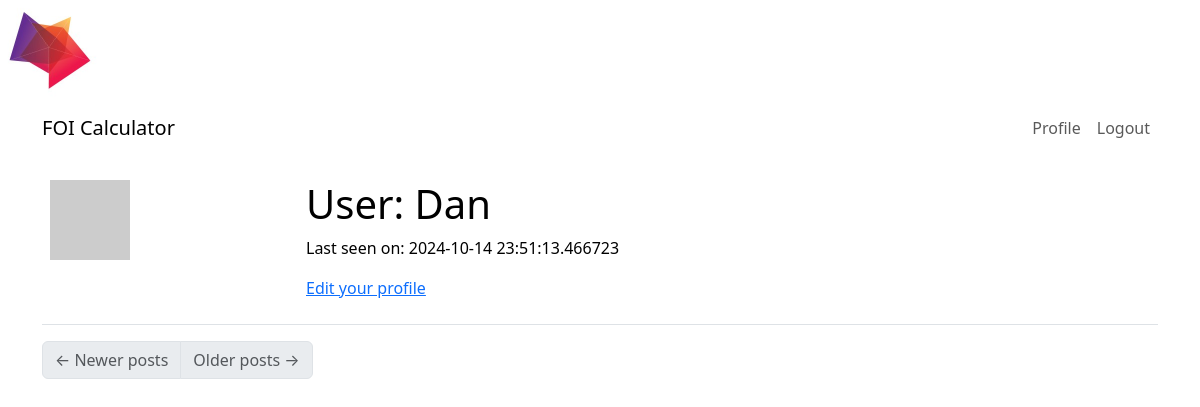
/user/Dan (signed in), run on an earlier commit of the app's database.
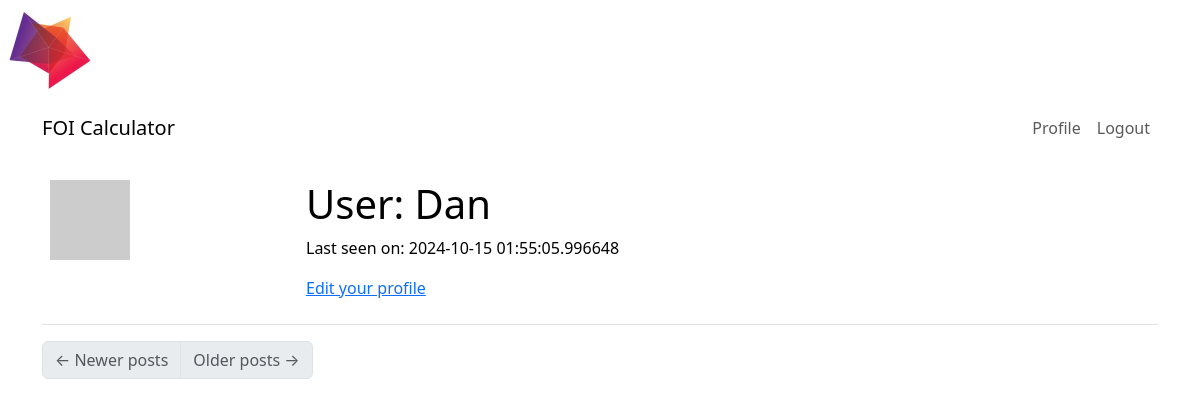
And on a later commit of the database.
### app/models.py (models this page shows, shortened)
class User(UserMixin, db.Model):
    id: so.Mapped[int] = so.mapped_column(primary_key=True)
    username: so.Mapped[str] = so.mapped_column(sa.String(64), index=True,
                                                unique=True)
    email: so.Mapped[str] = so.mapped_column(sa.String(120), index=True,
                                             unique=True)
    password_hash: so.Mapped[Optional[str]] = so.mapped_column(sa.String(256))
    about_me: so.Mapped[Optional[str]] = so.mapped_column(sa.String(140))
    last_seen: so.Mapped[Optional[datetime]] = so.mapped_column(
        default=lambda: datetime.now(timezone.utc))
    posts: so.WriteOnlyMapped['Post'] = so.relationship(
        back_populates='author')
    surveys: so.WriteOnlyMapped['Survey'] = so.relationship(
        back_populates='author')
    following: so.WriteOnlyMapped['User'] = so.relationship(
        secondary=followers, primaryjoin=(followers.c.follower_id == id),
        secondaryjoin=(followers.c.followed_id == id),
        back_populates='followers')
    followers: so.WriteOnlyMapped['User'] = so.relationship(
        secondary=followers, primaryjoin=(followers.c.followed_id == id),
        secondaryjoin=(followers.c.follower_id == id),
        back_populates='following')
    def avatar(self, size):
        digest = md5(self.email.lower().encode('utf-8')).hexdigest()
        return f'https://www.gravatar.com/avatar/{digest}?d=identicon&s={size}'
    def followers_count(self):
        query = sa.select(sa.func.count()).select_from(
            self.followers.select().subquery())
        return db.session.scalar(query)
    def following_count(self):
        query = sa.select(sa.func.count()).select_from(
            self.following.select().subquery())
        return db.session.scalar(query)

### app/routes.py (the view)
@app.route('/user/<username>')
@login_required
def user(username):
    user = db.first_or_404(sa.select(User).where(User.username == username))
    page = request.args.get('page', 1, type=int)
    query = user.posts.select().order_by(Post.timestamp.desc())
    posts = db.paginate(query, page=page,
                        per_page=app.config['POSTS_PER_PAGE'],
                        error_out=False)
    next_url = url_for('user', username=user.username, page=posts.next_num) \
        if posts.has_next else None
    prev_url = url_for('user', username=user.username, page=posts.prev_num) \
        if posts.has_prev else None
    form = EmptyForm()
    return render_template('user.html', user=user, posts=posts.items,
                           next_url=next_url, prev_url=prev_url, form=form)

### app/models.py (called while the page is built)
@login.user_loader
def load_user(id):
    return db.session.get(User, int(id))

### app/routes.py (called while the page is built)
@app.before_request
def before_request():
    if current_user.is_authenticated:
        current_user.last_seen = datetime.now(timezone.utc)
        db.session.commit()

### app/templates/user.html (shortened to what this page needs)
{% extends "base.html" %}
{% block content %}
    <table class="table table-hover">
        <tr>
            <td width="256px"><img src="{{ user.avatar(256) }}"></td>
            <td>
                <h1>User: {{ user.username }}</h1>
                {% if user.last_seen %}<p>Last seen on: {{ user.last_seen }}</p>{% endif %}
                {% if user == current_user %}
                <p><a href="{{ url_for('edit_profile') }}">Edit your profile</a></p>
                {% endif %}
            </td>
        </tr>
    </table>
    <nav aria-label="Post navigation">
        <ul class="pagination">
            <li class="page-item{% if not prev_url %} disabled{% endif %}">
                <a class="page-link" href="{{ prev_url }}">
                    <span aria-hidden="true">&larr;</span> Newer posts
                </a>
            </li>
            <li class="page-item{% if not next_url %} disabled{% endif %}">
                <a class="page-link" href="{{ next_url }}">
                    Older posts <span aria-hidden="true">&rarr;</span>
                </a>
            </li>
        </ul>
    </nav>
{% endblock %}

### app/templates/base.html (shortened to what this page needs)
<!doctype html>
<html lang="en">
  <head>
    <link
        href="https://cdn.jsdelivr.net/npm/bootstrap@5.3.2/dist/css/bootstrap.min.css"
        rel="stylesheet"
>
  </head>
  <body>
    <img style="width:100px"src="{{ url_for('static', filename='images/logo-2.jpeg') }}" class="image" />
    <nav style="background-color:rgb(255, 255, 255) !important" class="navbar navbar-expand-lg bg-body-tertiary">
      <div class="container">
        <a class="navbar-brand" href="{{ url_for('index_survey') }}">FOI Calculator</a>
        <div class="collapse navbar-collapse" id="navbarSupportedContent">
          <ul class="navbar-nav mb-2 mb-lg-0">
            {% if current_user.is_anonymous %}
            <li class="nav-item">
              <a class="nav-link" aria-current="page" href="{{ url_for('login') }}">Login</a>
            </li>
            {% else %}
            <li class="nav-item">
              <a class="nav-link" aria-current="page" href="{{ url_for('user', username=current_user.username) }}">Profile</a>
            </li>
            <li class="nav-item">
              <a class="nav-link" aria-current="page" href="{{ url_for('logout') }}">Logout</a>
            </li>
            {% endif %}
          </ul>
        </div>
      </div>
    </nav>
    <div class="container mt-3">
      {% block content %}{% endblock %}
    </div>
  </body>
</html>

What changed in the data, as far as the page shows it:
changed User "Dan": last_seen "2024-10-14 23:51:13.466723" → "2024-10-15 01:55:05.996648"
